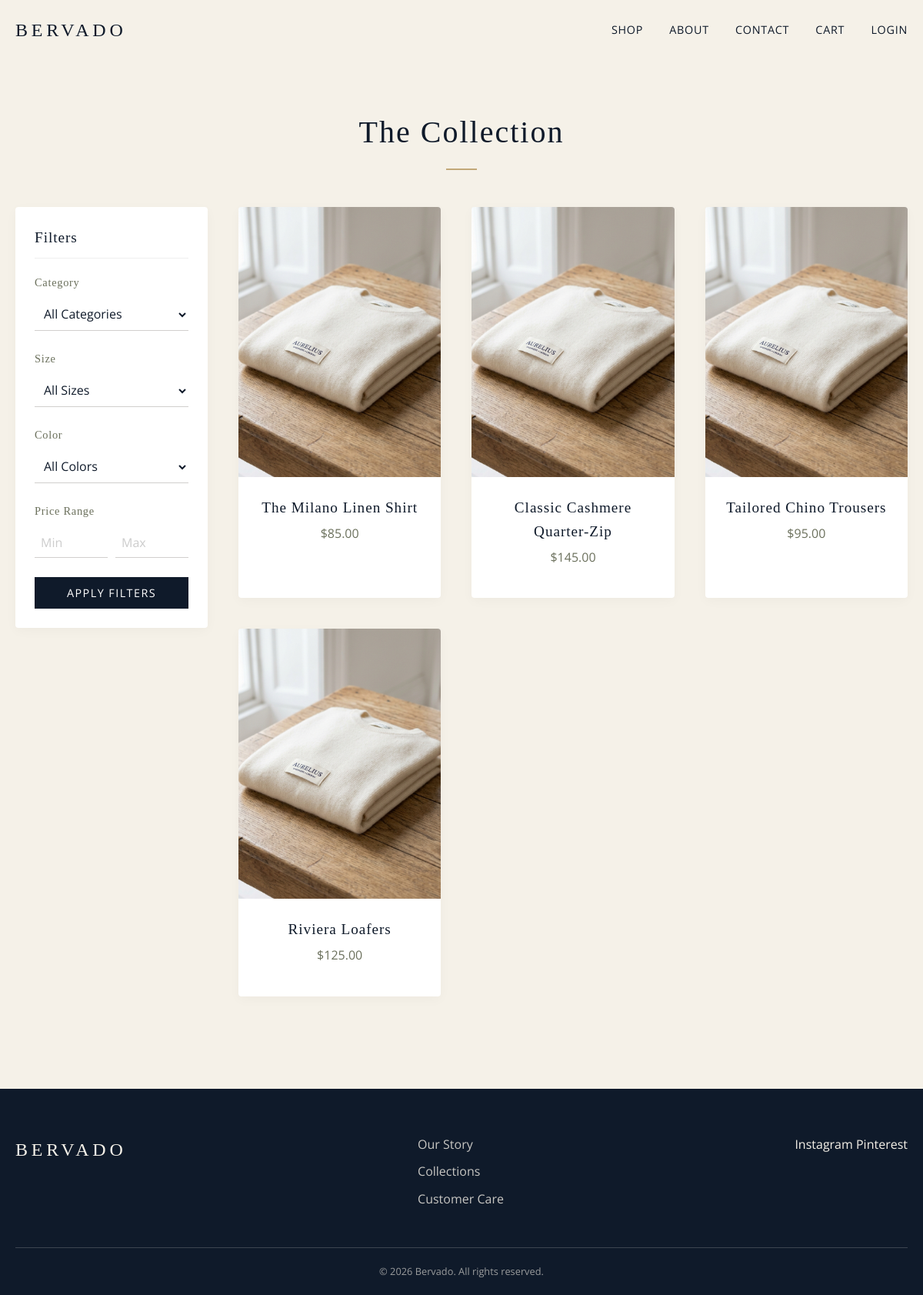
/shop/, run on an earlier commit of the app's database.
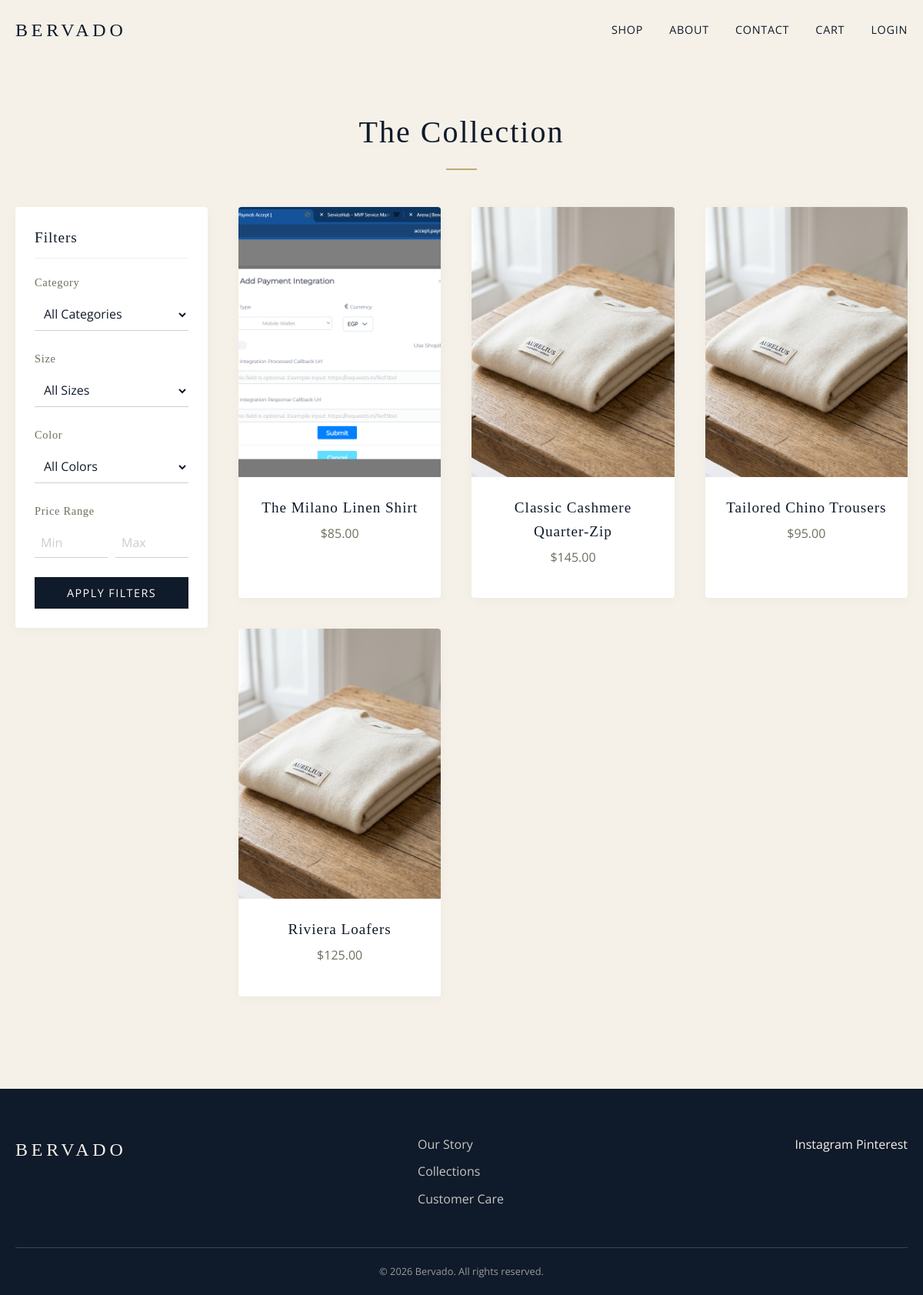
And on a later commit of the database.
### store/models.py (models this page shows, shortened)
class Product(models.Model):
    category = models.ForeignKey(Category, related_name='products', on_delete=models.SET_NULL, null=True)
    name = models.CharField(max_length=200)
    description = models.TextField()
    price = models.DecimalField(max_digits=10, decimal_places=2)
    image = models.ImageField(upload_to='', blank=True, null=True)
    created_at = models.DateTimeField(auto_now_add=True)

### store/views.py (the view)
# urls.py: path('shop/', views.shop, name='shop'),
def shop(request):
    products = Product.objects.all()
    categories = Category.objects.all()
    available_sizes = ProductVariant.objects.values_list('size', flat=True).distinct()
    available_colors = ProductVariant.objects.values_list('color', flat=True).distinct()
    cat_id = request.GET.get('category')
    size = request.GET.get('size')
    color = request.GET.get('color')
    min_price = request.GET.get('min_price')
    max_price = request.GET.get('max_price')
    if cat_id:
        products = products.filter(category_id=cat_id)
    if size:
        products = products.filter(variants__size=size).distinct()
    if color:
        products = products.filter(variants__color=color).distinct()
    if min_price:
        products = products.filter(price__gte=min_price)
    if max_price:
        products = products.filter(price__lte=max_price)
    context = {
        'products': products,
        'categories': categories,
        'available_sizes': available_sizes,
        'available_colors': available_colors,
    }
    return render(request, 'store/shop.html', context)

### store/templates/store/shop.html (shortened to what this page needs)
{% extends 'store/base.html' %}
{% load static %}
{% block content %}
<div class="container fade-in">
    <h1 class="section-title">The Collection</h1>
    <div style="display: flex; gap: 40px; margin-top: 40px;">
        <aside style="width: 250px; flex-shrink: 0;">
            <div style="background: var(--color-white); padding: 25px; border-radius: 4px; box-shadow: 0 4px 15px rgba(0,0,0,0.03); position: sticky; top: 100px;">
                <h3 style="font-family: var(--font-heading); margin-bottom: 20px; font-size: 1.2rem; border-bottom: 1px solid #eee; padding-bottom: 10px;">Filters</h3>
                <form action="{% url 'shop' %}" method="get">
                    <div style="margin-bottom: 25px;">
                        <h4 style="font-size: 0.9rem; margin-bottom: 10px; color: var(--color-olive);">Category</h4>
                        <select name="category" class="form-control" style="padding: 8px;">
                            <option value="">All Categories</option>
                        </select>
                    </div>
                    <div style="margin-bottom: 25px;">
                        <h4 style="font-size: 0.9rem; margin-bottom: 10px; color: var(--color-olive);">Size</h4>
                        <select name="size" class="form-control" style="padding: 8px;">
                            <option value="">All Sizes</option>
                        </select>
                    </div>
                    <div style="margin-bottom: 25px;">
                        <h4 style="font-size: 0.9rem; margin-bottom: 10px; color: var(--color-olive);">Color</h4>
                        <select name="color" class="form-control" style="padding: 8px;">
                            <option value="">All Colors</option>
                        </select>
                    </div>
                    <div style="margin-bottom: 25px;">
                        <h4 style="font-size: 0.9rem; margin-bottom: 10px; color: var(--color-olive);">Price Range</h4>
                        <div style="display: flex; gap: 10px;">
                            <input type="number" name="min_price" placeholder="Min" class="form-control" style="padding: 8px;" value="{{ request.GET.min_price }}">
                            <input type="number" name="max_price" placeholder="Max" class="form-control" style="padding: 8px;" value="{{ request.GET.max_price }}">
                        </div>
                    </div>
                    <button type="submit" class="btn btn-primary" style="width: 100%; padding: 10px;">Apply Filters</button>
                </form>
            </div>
        </aside>
        <div style="flex: 1;">
            <div class="product-grid">
                {% for product in products %}
                <a href="{% url 'product_detail' product.pk %}" class="product-card">
                    <div class="product-img-wrap">
                        {% if product.image %}
                        <img src="{{ product.image.url }}" alt="{{ product.name }}" class="product-img">
                        {% else %}
                        <img src="{% static 'images/placeholder.jpg' %}" alt="{{ product.name }}" class="product-img">
                        {% endif %}
                    </div>
                    <div class="product-info">
                        <h3 class="product-title">{{ product.name }}</h3>
                        <p class="product-price">${{ product.price }}</p>
                    </div>
                </a>
                {% empty %}
                <div style="text-align:center; width: 100%; grid-column: 1 / -1; padding: 60px 0;">
                    <p style="font-size: 1.2rem; color: var(--color-navy); margin-bottom: 10px;">No products found matching your filters.</p>
                    <a href="{% url 'shop' %}" class="btn btn-secondary">Clear Filters</a>
                </div>
                {% endfor %}
            </div>
        </div>
    </div>
</div>
{% endblock %}

What changed in the data, as far as the page shows it:
changed Product "The Milano Linen Shirt": image: picture added
